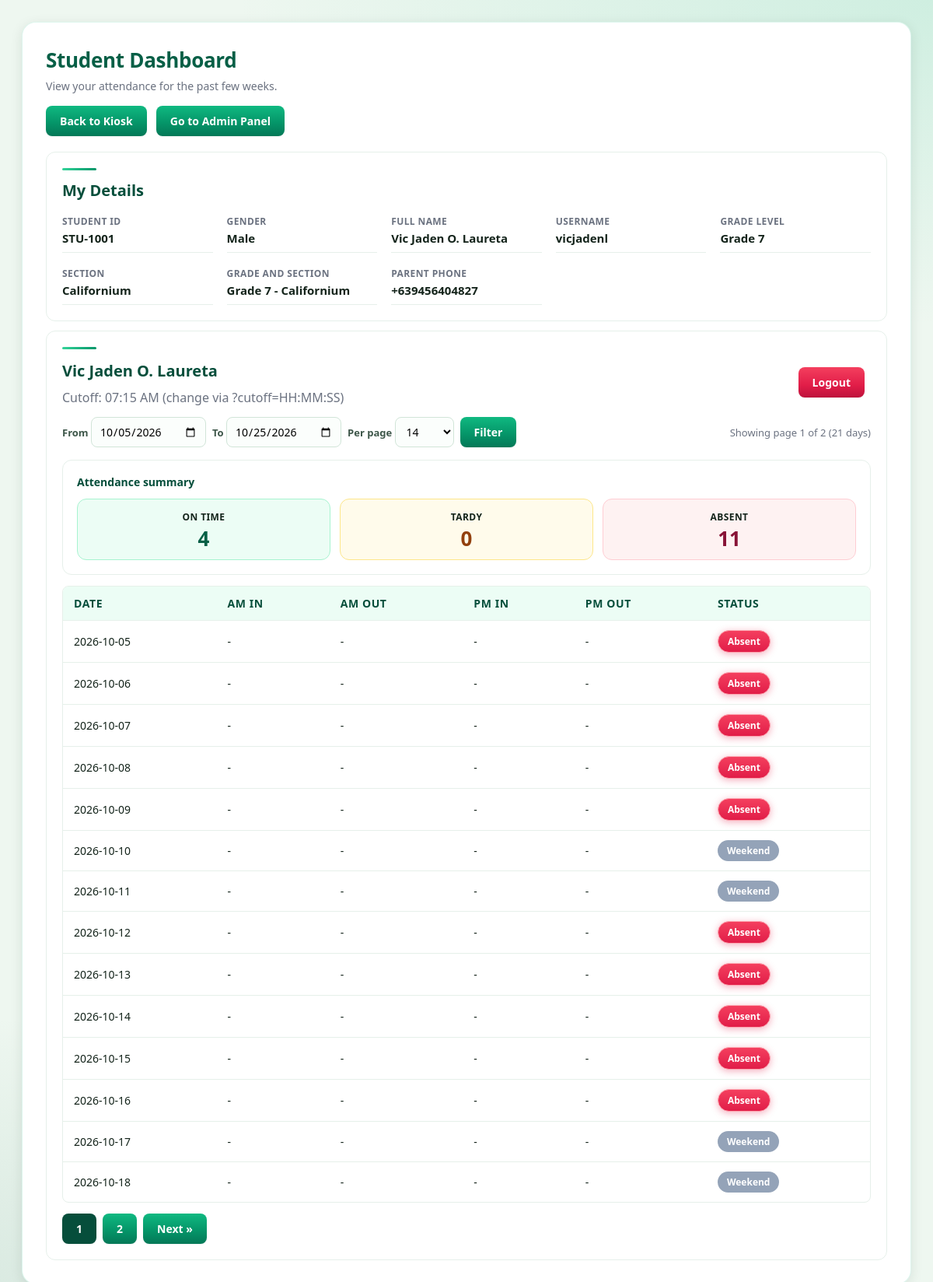
/student.php (signed in), run on the app's committed database.
### tables this page shows
CREATE TABLE `students` (
  `student_id` varchar(50) NOT NULL,
  `full_name` varchar(100) NOT NULL,
  `grade_section` varchar(50) NOT NULL,
  `parent_phone` varchar(20) NOT NULL,
  `username` varchar(100) DEFAULT NULL,
  `password_hash` varchar(255) DEFAULT NULL,
  `qr_payload` varchar(255) NOT NULL DEFAULT '',
  `grade_level` varchar(50) DEFAULT NULL,
  `section` varchar(50) DEFAULT NULL,
  `gender` varchar(10) DEFAULT NULL
);

CREATE TABLE `attendance_settings` (
  `setting_key` varchar(100) NOT NULL,
  `setting_value` varchar(255) NOT NULL,
  `updated_at` datetime DEFAULT current_timestamp() ON UPDATE current_timestamp()
);

### admin_helpers.php (called while the page is built, shortened)
<?php
function getAttendanceSetting(mysqli $conn, string $key, int $default): int
{
    $stmt = $conn->prepare('SELECT setting_value FROM attendance_settings WHERE setting_key = ? LIMIT 1');
    $stmt->bind_param('s', $key);
    $stmt->execute();
    $result = $stmt->get_result();
    if ($result && $result->num_rows > 0) {
        $row = $result->fetch_assoc();
        $value = (int) ($row['setting_value'] ?? 0);
        if ($value > 0) {
            return $value;
        }
    } elseif ($result) {
        $result->free();
    }
    return $default;
}
function formatMinutesToTime(int $minutes): string
{
    $hours = intdiv($minutes, 60);
    $mins = $minutes % 60;
    $period = $hours >= 12 ? 'PM' : 'AM';
    $displayHour = $hours % 12;
    return sprintf('%02d:%02d %s', $displayHour, $mins, $period);
}

### student.php (the view, shortened to what this page needs)
<?php
require_once 'db.php';
require_once 'admin_helpers.php';
$loggedIn = !empty($_SESSION['student_id']);
$studentDetails = null;
if ($loggedIn) {
    $studentDetailsStmt = $conn->prepare('SELECT student_id, full_name, gender, grade_level, section, grade_section, parent_phone, username FROM students WHERE student_id = ? LIMIT 1');
    $studentDetailsStmt->bind_param('s', $_SESSION['student_id']);
    $studentDetailsStmt->execute();
    $studentDetails = $studentDetailsStmt->get_result()->fetch_assoc();
}
$amTardyAfterMinutes = getAttendanceSetting($conn, 'am_tardy_after_minutes', 495);
$attendance_cutoff = $_GET['cutoff'] ?? formatMinutesToTime($amTardyAfterMinutes);
$attendance_days = [];
if ($loggedIn) {
    $sid = $_SESSION['student_id'];
    $start = $_GET['start'] ?? '';
    $end = $_GET['end'] ?? '';
    $per_page = isset($_GET['per_page']) ? max(5, (int)$_GET['per_page']) : 14;
    $page = isset($_GET['page']) ? max(1, (int)$_GET['page']) : 1;
    if ($start === '' && $end === '') {
        $end = date('Y-m-d');
        $start = date('Y-m-d', strtotime('-20 days', strtotime($end)));
    }
    $startTs = strtotime($start);
    $endTs = strtotime($end);
    $all_days = [];
    for ($d = $startTs; $d <= $endTs; $d = strtotime('+1 day', $d)) {
        $all_days[] = date('Y-m-d', $d);
    }
    $total = count($all_days);
    $pages = max(1, (int) ceil($total / $per_page));
    $offset = ($page - 1) * $per_page;
    $visible_days = array_slice($all_days, $offset, $per_page);
    $attendanceSummary = ['On time' => 0, 'Tardy' => 0, 'Absent' => 0];
    foreach ($all_days as $d) {
        if (!isSchoolDay($conn, $d)) {
            continue;
        }
        $q = $conn->prepare("SELECT log_type, timestamp FROM attendance_logs WHERE student_id = ? AND log_type IN ('AM_IN', 'AM_OUT', 'PM_IN', 'PM_OUT') AND DATE(timestamp) = ? ORDER BY timestamp ASC");
        $q->bind_param('ss', $sid, $d);
        $q->execute();
        $punches = ['AM_IN' => null, 'AM_OUT' => null, 'PM_IN' => null, 'PM_OUT' => null];
        $result = $q->get_result();
        while ($result && ($punch = $result->fetch_assoc())) {
            $punchType = $punch['log_type'];
            if ($punches[$punchType] === null) {
                $punches[$punchType] = $punch['timestamp'];
            }
        }
        $amInTime = $punches['AM_IN'];
        if (! $amInTime) {
            $attendanceSummary['Absent']++;
        } else {
            $timeOnly = date('H:i:s', strtotime($amInTime));
            $status = (strtotime($timeOnly) <= strtotime($attendance_cutoff)) ? 'On time' : 'Tardy';
            $attendanceSummary[$status]++;
        }
    }
    foreach ($visible_days as $d) {
        if (!isSchoolDay($conn, $d)) {
            $attendance_days[$d] = ['status' => 'Weekend', 'time' => null, 'am_in' => null, 'am_out' => null, 'pm_in' => null, 'pm_out' => null];
            continue;
        }
        $q = $conn->prepare("SELECT log_type, timestamp FROM attendance_logs WHERE student_id = ? AND log_type IN ('AM_IN', 'AM_OUT', 'PM_IN', 'PM_OUT') AND DATE(timestamp) = ? ORDER BY timestamp ASC");
        $q->bind_param('ss', $sid, $d);
        $q->execute();
        $punches = ['AM_IN' => null, 'AM_OUT' => null, 'PM_IN' => null, 'PM_OUT' => null];
        $result = $q->get_result();
        while ($result && ($punch = $result->fetch_assoc())) {
            $punchType = $punch['log_type'];
            if ($punches[$punchType] === null) {
                $punches[$punchType] = $punch['timestamp'];
            }
        }
        $amInTime = $punches['AM_IN'];
        if (! $amInTime) {
            $attendance_days[$d] = ['status' => 'Absent', 'time' => null, 'am_in' => null, 'am_out' => null, 'pm_in' => null, 'pm_out' => null];
        }
    }
    $template_pagination = [
        'total' => $total,
        'pages' => $pages,
        'page' => $page,
        'per_page' => $per_page,
        'start' => date('Y-m-d', $startTs),
        'end' => date('Y-m-d', $endTs),
    ];
}
?>
<!DOCTYPE html>
<html lang="en">
<head>
</head>
<body>
    <div class="container">
        <h1>Student Dashboard</h1>
        <p class="page-sub">View your attendance for the past few weeks.</p>
        <div class="page-actions">
            <a class="button" href="index.php">Back to Kiosk</a>
            <a class="button" href="admin.php">Go to Admin Panel</a>
        </div>
        <?php if (! $loggedIn): ?>
            <section class="card">
                <h2>Student Login</h2>
                <form method="post" class="inline">
                    <input type="hidden" name="action" value="login_student">
                    <input name="username" placeholder="Username">
                    <input name="password" type="password" placeholder="Password">
                    <button type="submit">Login</button>
                </form>
                <p style="margin-top:8px;color:#666;font-size:13px">If you don't have credentials, ask your administrator to create an account.</p>
            </section>
        <?php else: ?>
            <?php if ($studentDetails): ?>
                <section class="card">
                    <h2>My Details</h2>
                    <dl class="details-grid">
                        <div><dt>Student ID</dt><dd><?= htmlspecialchars($studentDetails['student_id']) ?></dd></div>
                        <div><dt>Gender</dt><dd><?= htmlspecialchars($studentDetails['gender'] ?: '-') ?></dd></div>
                        <div><dt>Full Name</dt><dd><?= htmlspecialchars($studentDetails['full_name']) ?></dd></div>
                        <div><dt>Username</dt><dd><?= htmlspecialchars($studentDetails['username'] ?? '') ?></dd></div>
                        <div><dt>Grade Level</dt><dd><?= htmlspecialchars($studentDetails['grade_level'] ?: '-') ?></dd></div>
                        <div><dt>Section</dt><dd><?= htmlspecialchars($studentDetails['section'] ?: '-') ?></dd></div>
                        <div><dt>Grade and Section</dt><dd><?= htmlspecialchars($studentDetails['grade_section']) ?></dd></div>
                        <div><dt>Parent Phone</dt><dd><?= htmlspecialchars($studentDetails['parent_phone']) ?></dd></div>
                    </dl>
                </section>
            <?php endif; ?>
            <section class="card">
                <div class="hello-bar">
                    <div>
                        <h2><?= htmlspecialchars($_SESSION['student_name']) ?></h2>
                        <p>Cutoff: <?= htmlspecialchars($attendance_cutoff) ?> (change via ?cutoff=HH:MM:SS)</p>
                    </div>
                    <form method="post" style="margin:0">
                        <button class="button logout" type="submit">Logout</button>
                    </form>
                </div>
                <div class="filter-row">
                    <form method="get" style="display:flex;gap:8px;align-items:center;flex-wrap:wrap">
                        <label>From <input type="date" name="start" value="<?= isset($template_pagination) ? htmlspecialchars($template_pagination['start']) : '' ?>"></label>
                        <label>To <input type="date" name="end" value="<?= isset($template_pagination) ? htmlspecialchars($template_pagination['end']) : '' ?>"></label>
                        <label>Per page
                            <select name="per_page">
                                <?php foreach ([7,14,21,30] as $pp): ?>
                                    <option value="<?= $pp ?>" <?= (isset($template_pagination) && $template_pagination['per_page']==$pp) ? 'selected' : '' ?>><?= $pp ?></option>
                                <?php endforeach; ?>
                            </select>
                        </label>
                        <button type="submit" class="button">Filter</button>
                    </form>
                    <?php if (isset($template_pagination)): ?>
                        <div style="font-size:13px;color:#6b7280">Showing page <?= $template_pagination['page'] ?> of <?= $template_pagination['pages'] ?> (<?= $template_pagination['total'] ?> days)</div>
                    <?php endif; ?>
                </div>
                <div class="card" style="margin:16px 0 0; padding:18px;">
                    <div style="font-size:14px; font-weight:700; color:#064e3b;">Attendance summary</div>
                    <div class="stat-grid">
                        <div class="stat on">
                            <div class="label">On time</div>
                            <div class="num"><?= htmlspecialchars((string) ($attendanceSummary['On time'] ?? 0)) ?></div>
                        </div>
                        <div class="stat tardy">
                            <div class="label">Tardy</div>
                            <div class="num"><?= htmlspecialchars((string) ($attendanceSummary['Tardy'] ?? 0)) ?></div>
                        </div>
                        <div class="stat absent">
                            <div class="label">Absent</div>
                            <div class="num"><?= htmlspecialchars((string) ($attendanceSummary['Absent'] ?? 0)) ?></div>
                        </div>
                    </div>
                </div>
                <div class="table-wrap">
                    <table>
                        <thead><tr><th>Date</th><th>AM IN</th><th>AM OUT</th><th>PM IN</th><th>PM OUT</th><th>Status</th></tr></thead>
                        <tbody>
                        <?php foreach ($attendance_days as $d => $row): ?>
                            <tr>
                                <td><?= htmlspecialchars($d) ?></td>
                                <td><?= $row['am_in'] ? htmlspecialchars(date('H:i', strtotime($row['am_in']))) : '-' ?></td>
                                <td><?= $row['am_out'] ? htmlspecialchars(date('H:i', strtotime($row['am_out']))) : '-' ?></td>
                                <td><?= $row['pm_in'] ? htmlspecialchars(date('H:i', strtotime($row['pm_in']))) : '-' ?></td>
                                <td><?= $row['pm_out'] ? htmlspecialchars(date('H:i', strtotime($row['pm_out']))) : '-' ?></td>
                                <td>
                                    <?php if ($row['status'] === 'On time'): ?>
                                        <span class="badge on">On time</span>
                                    <?php elseif ($row['status'] === 'Tardy'): ?>
                                        <span class="badge tardy">Tardy</span>
                                    <?php elseif ($row['status'] === 'Weekend'): ?>
                                        <span class="badge weekend">Weekend</span>
                                    <?php else: ?>
                                        <span class="badge absent">Absent</span>
                                    <?php endif; ?>
                                </td>
                            </tr>
                        <?php endforeach; ?>
                        </tbody>
                    </table>
                </div>
                <?php if (isset($template_pagination) && $template_pagination['pages'] > 1): ?>
                    <div class="pagination">
                        <?php
                        function pageUrl($p) {
                            $params = $_GET;
                            $params['page'] = $p;
                            return '?' . http_build_query($params);
                        }
                        ?>
                        <?php
                        $startPage = max(1, $template_pagination['page'] - 3);
                        $endPage = min($template_pagination['pages'], $template_pagination['page'] + 3);
                        for ($p = $startPage; $p <= $endPage; $p++):
                        ?>
                            <a class="button <?= $p == $template_pagination['page'] ? 'current' : '' ?>" href="<?= pageUrl($p) ?>"><?= $p ?></a>
                        <?php endfor; ?>
                        <?php if ($template_pagination['page'] < $template_pagination['pages']): ?>
                            <a class="button" href="<?= pageUrl($template_pagination['page'] + 1) ?>">Next &raquo;</a>
                        <?php endif; ?>
                    </div>
                <?php endif; ?>
            </section>
        <?php endif; ?>
    </div>
</body>
</html>

### data on the page
students: student_id "STU-1001", gender "Male", full_name "Vic Jaden O. Laureta", username "vicjadenl", grade_level "Grade 7", section "Californium", grade_section "Grade 7 - Californium", parent_phone "+639456404827"
attendance_settings: setting_value "07:15 AM"

### other printed values
$_SESSION['student_name'] "Vic Jaden O. Laureta"
$template_pagination['page'] "1"
$template_pagination['pages'] "2"
$template_pagination['total'] "21"
$attendanceSummary['On time'] "4"
$attendanceSummary['Tardy'] "0"
$attendanceSummary['Absent'] "11"
$d "2026-10-05"
$d "2026-10-06"
$d "2026-10-07"
$d "2026-10-08"
$d "2026-10-09"
$d "2026-10-10"
$d "2026-10-11"
$d "2026-10-12"
